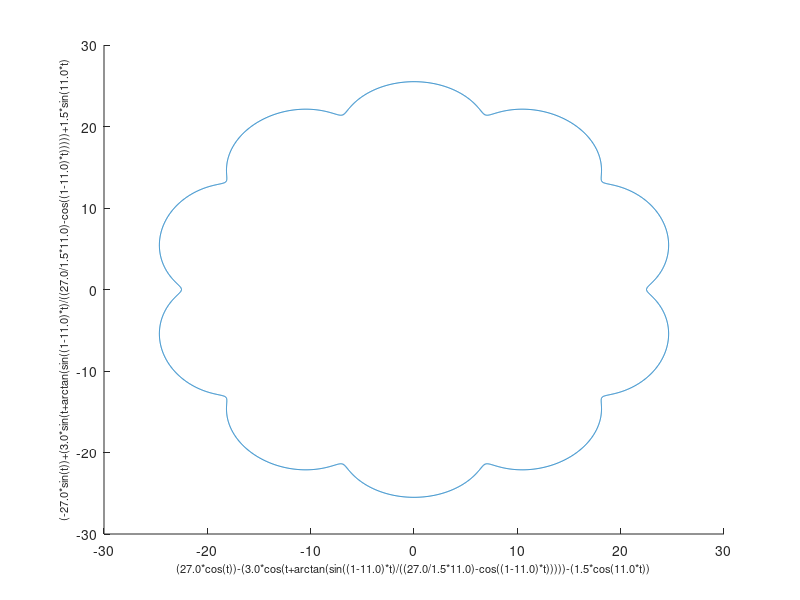

Source code (MATLAB):
R = 27;             %radius of cycloid disc(mm)
Rr = 3;             %radius of roller(mm)
E = Rr/2;           %offset of input to center(mm)
N = 11;             %number of roller

t = 0:0.001:2*pi;

x1 = (R*cos(t));
x1a = sprintf('(%.1f*cos(t))',R);

x2 = -(Rr*cos(t+atan(sin((1-N)*t)/((R/E*N)-cos((1-N)*t)))));
x2a = sprintf('-(%.1f*cos(t+arctan(sin((1-%.1f)*t)',Rr,N);
x2b = sprintf('/((%.1f/%.1f*%.1f)-cos((1-%.1f)*t)))))',R,E,N,N);

x3 = -(E*cos(N*t));
x3a = sprintf('-(%.1f*cos(%.1f*t))',E,N);

x = x1 + x2 +x3;
xa = sprintf('%c%c%c%c',x1a,x2a,x2b,x3a');

y1 = (-R*sin(t));
y1a = sprintf('(-%.1f*sin(t))',R);

y2 = (Rr*sin(t+atan(sin((1-N)*t)/((R/E*N)-cos((1-N)*t)))));
y2a = sprintf('+(%.1f*sin(t+arctan(sin((1-%.1f)*t)',Rr,N);
y2b = sprintf('/((%.1f/%.1f*%.1f)-cos((1-%.1f)*t)))))',R,E,N,N);

y3 = (E*sin(N*t));
y3a = sprintf('+%.1f*sin(%.1f*t)',E,N);

y = y1 + y2 + y3;
ya = sprintf('%c%c%c%c',y1a,y2a,y2b,y3a);

xlabel(xa,"FontSize",8);
ylabel(ya,'Fontsize',8);

hold on
plot(x,y)
hold off
